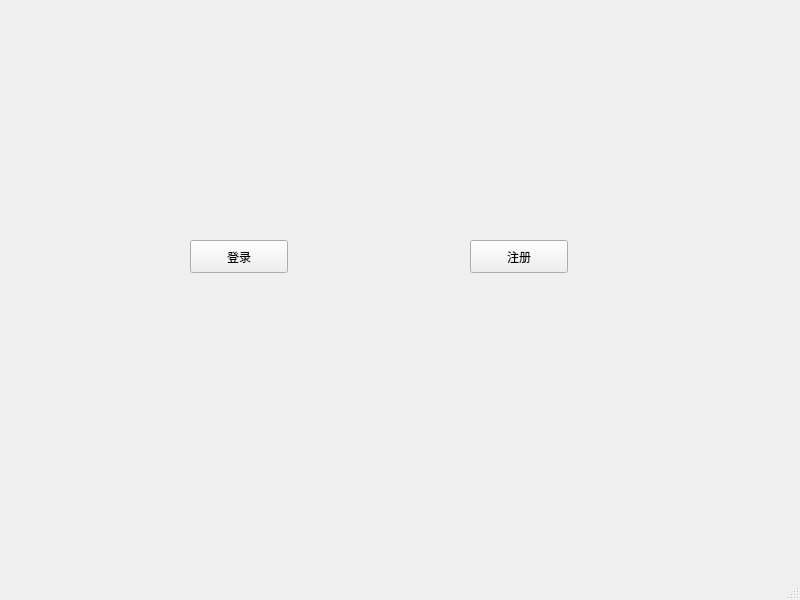
<?xml version="1.0" encoding="UTF-8"?>
<ui version="4.0">
 <class>MainWindow</class>
 <widget class="QMainWindow" name="MainWindow">
  <property name="geometry">
   <rect>
    <x>0</x>
    <y>0</y>
    <width>800</width>
    <height>600</height>
   </rect>
  </property>
  <property name="windowTitle">
   <string>MainWindow</string>
  </property>
  <widget class="QWidget" name="centralwidget">
   <widget class="QPushButton" name="loginBtn">
    <property name="geometry">
     <rect>
      <x>190</x>
      <y>240</y>
      <width>98</width>
      <height>33</height>
     </rect>
    </property>
    <property name="text">
     <string>登录</string>
    </property>
   </widget>
   <widget class="QPushButton" name="registerBtn">
    <property name="geometry">
     <rect>
      <x>470</x>
      <y>240</y>
      <width>98</width>
      <height>33</height>
     </rect>
    </property>
    <property name="text">
     <string>注册</string>
    </property>
   </widget>
  </widget>
  <widget class="QMenuBar" name="menubar">
   <property name="geometry">
    <rect>
     <x>0</x>
     <y>0</y>
     <width>800</width>
     <height>29</height>
    </rect>
   </property>
  </widget>
  <widget class="QStatusBar" name="statusbar"/>
 </widget>
 <resources/>
 <connections/>
</ui>
